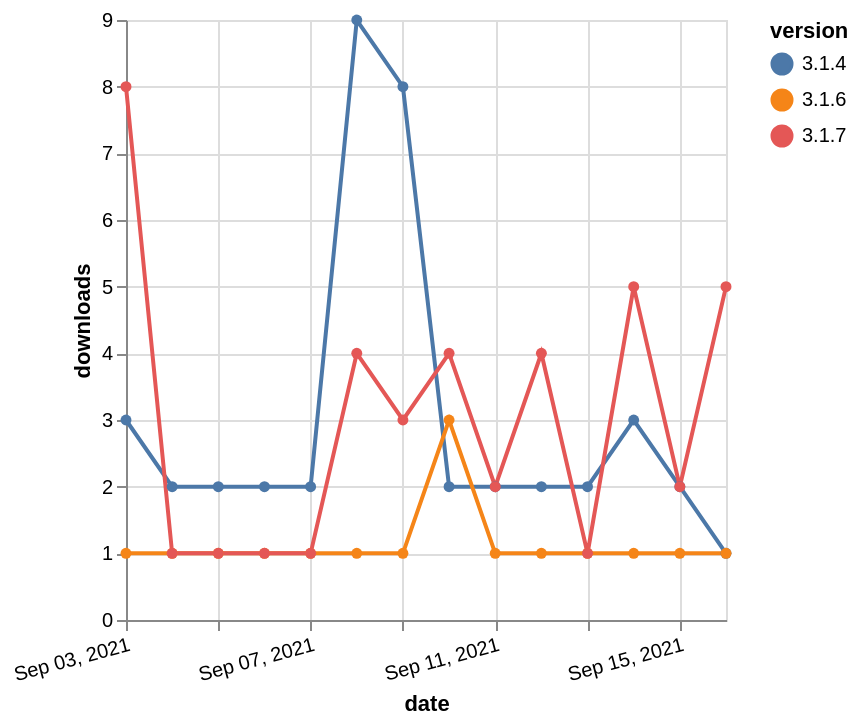

Specify this chart in Vega-Lite:
### Vega-Lite specification from a JSON file in a GitHub repository (floating-point values rounded to 4 significant figures)
{"$schema": "https://vega.github.io/schema/vega-lite/v5.json", "description": "A simple bar chart with embedded data.", "data": {"values": [{"date": "2021-09-03", "total": 7800, "delta": 3, "version": "3.1.4"}, {"date": "2021-09-04", "total": 7802, "delta": 2, "version": "3.1.4"}, {"date": "2021-09-05", "total": 7804, "delta": 2, "version": "3.1.4"}, {"date": "2021-09-06", "total": 7806, "delta": 2, "version": "3.1.4"}, {"date": "2021-09-07", "total": 7808, "delta": 2, "version": "3.1.4"}, {"date": "2021-09-08", "total": 7817, "delta": 9, "version": "3.1.4"}, {"date": "2021-09-09", "total": 7825, "delta": 8, "version": "3.1.4"}, {"date": "2021-09-10", "total": 7827, "delta": 2, "version": "3.1.4"}, {"date": "2021-09-11", "total": 7829, "delta": 2, "version": "3.1.4"}, {"date": "2021-09-12", "total": 7831, "delta": 2, "version": "3.1.4"}, {"date": "2021-09-13", "total": 7833, "delta": 2, "version": "3.1.4"}, {"date": "2021-09-14", "total": 7836, "delta": 3, "version": "3.1.4"}, {"date": "2021-09-15", "total": 7838, "delta": 2, "version": "3.1.4"}, {"date": "2021-09-16", "total": 7839, "delta": 1, "version": "3.1.4"}, {"date": "2021-09-03", "total": 1290, "delta": 1, "version": "3.1.6"}, {"date": "2021-09-04", "total": 1291, "delta": 1, "version": "3.1.6"}, {"date": "2021-09-05", "total": 1292, "delta": 1, "version": "3.1.6"}, {"date": "2021-09-06", "total": 1293, "delta": 1, "version": "3.1.6"}, {"date": "2021-09-07", "total": 1294, "delta": 1, "version": "3.1.6"}, {"date": "2021-09-08", "total": 1295, "delta": 1, "version": "3.1.6"}, {"date": "2021-09-09", "total": 1296, "delta": 1, "version": "3.1.6"}, {"date": "2021-09-10", "total": 1299, "delta": 3, "version": "3.1.6"}, {"date": "2021-09-11", "total": 1300, "delta": 1, "version": "3.1.6"}, {"date": "2021-09-12", "total": 1301, "delta": 1, "version": "3.1.6"}, {"date": "2021-09-13", "total": 1302, "delta": 1, "version": "3.1.6"}, {"date": "2021-09-14", "total": 1303, "delta": 1, "version": "3.1.6"}, {"date": "2021-09-15", "total": 1304, "delta": 1, "version": "3.1.6"}, {"date": "2021-09-16", "total": 1305, "delta": 1, "version": "3.1.6"}, {"date": "2021-09-03", "total": 2238, "delta": 8, "version": "3.1.7"}, {"date": "2021-09-04", "total": 2239, "delta": 1, "version": "3.1.7"}, {"date": "2021-09-05", "total": 2240, "delta": 1, "version": "3.1.7"}, {"date": "2021-09-06", "total": 2241, "delta": 1, "version": "3.1.7"}, {"date": "2021-09-07", "total": 2242, "delta": 1, "version": "3.1.7"}, {"date": "2021-09-08", "total": 2246, "delta": 4, "version": "3.1.7"}, {"date": "2021-09-09", "total": 2249, "delta": 3, "version": "3.1.7"}, {"date": "2021-09-10", "total": 2253, "delta": 4, "version": "3.1.7"}, {"date": "2021-09-11", "total": 2255, "delta": 2, "version": "3.1.7"}, {"date": "2021-09-12", "total": 2259, "delta": 4, "version": "3.1.7"}, {"date": "2021-09-13", "total": 2260, "delta": 1, "version": "3.1.7"}, {"date": "2021-09-14", "total": 2265, "delta": 5, "version": "3.1.7"}, {"date": "2021-09-15", "total": 2267, "delta": 2, "version": "3.1.7"}, {"date": "2021-09-16", "total": 2272, "delta": 5, "version": "3.1.7"}]}, "width": "container", "mark": {"type": "line", "point": {"filled": true}}, "encoding": {"x": {"field": "date", "type": "temporal", "timeUnit": "yearmonthdate", "title": "date", "axis": {"labelAngle": -15}}, "y": {"field": "delta", "type": "quantitative", "title": "downloads"}, "color": {"field": "version", "type": "nominal"}, "tooltip": {"field": "delta"}}}
